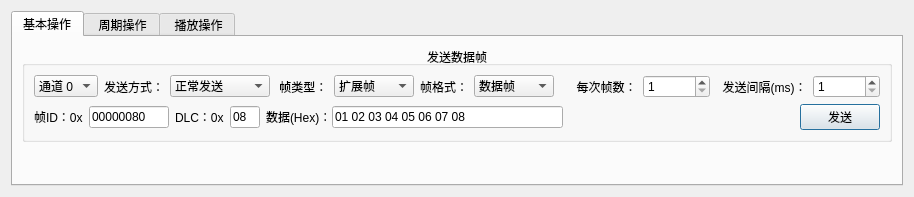
<?xml version="1.0" encoding="UTF-8"?>
<ui version="4.0">
 <class>CanOperateDialog</class>
 <widget class="QDialog" name="CanOperateDialog">
  <property name="geometry">
   <rect>
    <x>0</x>
    <y>0</y>
    <width>914</width>
    <height>197</height>
   </rect>
  </property>
  <property name="windowTitle">
   <string>CAN操作</string>
  </property>
  <layout class="QGridLayout" name="gridLayout">
   <item row="1" column="0">
    <widget class="QTabWidget" name="tabWidget">
     <property name="currentIndex">
      <number>0</number>
     </property>
     <widget class="QWidget" name="baseTab">
      <attribute name="title">
       <string>基本操作</string>
      </attribute>
      <layout class="QGridLayout" name="gridLayout_2">
       <item row="0" column="0">
        <widget class="QGroupBox" name="sendFrameGroupBox">
         <property name="title">
          <string>发送数据帧</string>
         </property>
         <property name="alignment">
          <set>Qt::AlignCenter</set>
         </property>
         <layout class="QVBoxLayout" name="verticalLayout_3">
          <item>
           <layout class="QHBoxLayout" name="horizontalLayout_7">
            <item>
             <widget class="QComboBox" name="chanelComboBox">
              <item>
               <property name="text">
                <string>通道 0</string>
               </property>
              </item>
              <item>
               <property name="text">
                <string>通道 1</string>
               </property>
              </item>
             </widget>
            </item>
            <item>
             <widget class="QLabel" name="sendTypeLabel">
              <property name="maximumSize">
               <size>
                <width>60</width>
                <height>16777215</height>
               </size>
              </property>
              <property name="text">
               <string>发送方式：</string>
              </property>
             </widget>
            </item>
            <item>
             <widget class="QComboBox" name="sendTypeComboBox">
              <property name="minimumSize">
               <size>
                <width>100</width>
                <height>0</height>
               </size>
              </property>
              <property name="maximumSize">
               <size>
                <width>100</width>
                <height>16777215</height>
               </size>
              </property>
              <item>
               <property name="text">
                <string>正常发送</string>
               </property>
              </item>
              <item>
               <property name="text">
                <string>单次发送</string>
               </property>
              </item>
              <item>
               <property name="text">
                <string>自发自收</string>
               </property>
              </item>
              <item>
               <property name="text">
                <string>单次自发自收</string>
               </property>
              </item>
             </widget>
            </item>
            <item>
             <widget class="QLabel" name="frameTypeLabel">
              <property name="text">
               <string> 帧类型：</string>
              </property>
             </widget>
            </item>
            <item>
             <widget class="QComboBox" name="frameTypeComboBox">
              <property name="minimumSize">
               <size>
                <width>80</width>
                <height>0</height>
               </size>
              </property>
              <property name="maximumSize">
               <size>
                <width>80</width>
                <height>16777215</height>
               </size>
              </property>
              <property name="currentIndex">
               <number>1</number>
              </property>
              <item>
               <property name="text">
                <string>标准帧</string>
               </property>
              </item>
              <item>
               <property name="text">
                <string>扩展帧</string>
               </property>
              </item>
             </widget>
            </item>
            <item>
             <widget class="QLabel" name="frameFormatLabel">
              <property name="text">
               <string>帧格式：</string>
              </property>
             </widget>
            </item>
            <item>
             <widget class="QComboBox" name="frameFormatComboBox">
              <property name="minimumSize">
               <size>
                <width>80</width>
                <height>0</height>
               </size>
              </property>
              <property name="maximumSize">
               <size>
                <width>80</width>
                <height>16777215</height>
               </size>
              </property>
              <item>
               <property name="text">
                <string>数据帧</string>
               </property>
              </item>
              <item>
               <property name="text">
                <string>远程帧</string>
               </property>
              </item>
             </widget>
            </item>
            <item>
             <spacer name="horizontalSpacer_3">
              <property name="orientation">
               <enum>Qt::Horizontal</enum>
              </property>
              <property name="sizeHint" stdset="0">
               <size>
                <width>40</width>
                <height>20</height>
               </size>
              </property>
             </spacer>
            </item>
            <item>
             <widget class="QLabel" name="eachFrameNumLabel">
              <property name="text">
               <string>  每次帧数：</string>
              </property>
             </widget>
            </item>
            <item>
             <widget class="QSpinBox" name="sendFrameNumSpinBox">
              <property name="minimum">
               <number>1</number>
              </property>
              <property name="maximum">
               <number>100000</number>
              </property>
              <property name="singleStep">
               <number>10</number>
              </property>
             </widget>
            </item>
            <item>
             <widget class="QLabel" name="sendIntervalMsLabel">
              <property name="text">
               <string>  发送间隔(ms)：</string>
              </property>
             </widget>
            </item>
            <item>
             <widget class="QSpinBox" name="sendIntervalMsSpinBox">
              <property name="minimum">
               <number>1</number>
              </property>
              <property name="maximum">
               <number>300000</number>
              </property>
              <property name="singleStep">
               <number>1000</number>
              </property>
             </widget>
            </item>
           </layout>
          </item>
          <item>
           <layout class="QHBoxLayout" name="horizontalLayout_8">
            <item>
             <widget class="QLabel" name="frameIDLabel">
              <property name="text">
               <string>帧ID：0x</string>
              </property>
             </widget>
            </item>
            <item>
             <widget class="QLineEdit" name="frameIDLineEdit">
              <property name="maximumSize">
               <size>
                <width>80</width>
                <height>16777215</height>
               </size>
              </property>
              <property name="text">
               <string>00000080</string>
              </property>
             </widget>
            </item>
            <item>
             <widget class="QLabel" name="DLCLabel">
              <property name="text">
               <string>DLC：0x</string>
              </property>
             </widget>
            </item>
            <item>
             <widget class="QLineEdit" name="DLCLineEdit">
              <property name="minimumSize">
               <size>
                <width>30</width>
                <height>0</height>
               </size>
              </property>
              <property name="maximumSize">
               <size>
                <width>30</width>
                <height>16777215</height>
               </size>
              </property>
              <property name="text">
               <string>08</string>
              </property>
             </widget>
            </item>
            <item>
             <widget class="QLabel" name="sendDataLabel">
              <property name="maximumSize">
               <size>
                <width>60</width>
                <height>16777215</height>
               </size>
              </property>
              <property name="text">
               <string>数据(Hex)：</string>
              </property>
             </widget>
            </item>
            <item>
             <widget class="QLineEdit" name="sendDataLineEdit">
              <property name="text">
               <string>01 02 03 04 05 06 07 08</string>
              </property>
             </widget>
            </item>
            <item>
             <spacer name="horizontalSpacer_2">
              <property name="orientation">
               <enum>Qt::Horizontal</enum>
              </property>
              <property name="sizeHint" stdset="0">
               <size>
                <width>40</width>
                <height>20</height>
               </size>
              </property>
             </spacer>
            </item>
            <item>
             <widget class="QPushButton" name="sendDataButton">
              <property name="text">
               <string>发送</string>
              </property>
             </widget>
            </item>
           </layout>
          </item>
         </layout>
        </widget>
       </item>
       <item row="1" column="0">
        <spacer name="verticalSpacer_2">
         <property name="orientation">
          <enum>Qt::Vertical</enum>
         </property>
         <property name="sizeHint" stdset="0">
          <size>
           <width>20</width>
           <height>40</height>
          </size>
         </property>
        </spacer>
       </item>
      </layout>
     </widget>
     <widget class="QWidget" name="periodTab">
      <attribute name="title">
       <string> 周期操作</string>
      </attribute>
      <layout class="QGridLayout" name="gridLayout_4">
       <item row="0" column="0">
        <widget class="QListWidget" name="periodListWidget"/>
       </item>
      </layout>
     </widget>
     <widget class="QWidget" name="playTab">
      <attribute name="title">
       <string> 播放操作</string>
      </attribute>
      <layout class="QGridLayout" name="gridLayout_3">
       <item row="0" column="0">
        <layout class="QHBoxLayout" name="horizontalLayout_6">
         <item>
          <widget class="QLabel" name="label_4">
           <property name="text">
            <string>类型：</string>
           </property>
          </widget>
         </item>
         <item>
          <widget class="QComboBox" name="playTypeComboBox">
           <property name="minimumSize">
            <size>
             <width>100</width>
             <height>0</height>
            </size>
           </property>
           <item>
            <property name="text">
             <string>顺序播放</string>
            </property>
           </item>
           <item>
            <property name="text">
             <string>时间播放</string>
            </property>
           </item>
           <item>
            <property name="text">
             <string>循环播放</string>
            </property>
           </item>
          </widget>
         </item>
         <item>
          <spacer name="horizontalSpacer">
           <property name="orientation">
            <enum>Qt::Horizontal</enum>
           </property>
           <property name="sizeHint" stdset="0">
            <size>
             <width>40</width>
             <height>20</height>
            </size>
           </property>
          </spacer>
         </item>
         <item>
          <widget class="QLabel" name="label">
           <property name="text">
            <string>每次帧数：</string>
           </property>
          </widget>
         </item>
         <item>
          <widget class="QSpinBox" name="frameNumSpinBox">
           <property name="minimum">
            <number>1</number>
           </property>
           <property name="maximum">
            <number>1000</number>
           </property>
           <property name="singleStep">
            <number>10</number>
           </property>
          </widget>
         </item>
         <item>
          <widget class="QLabel" name="label_2">
           <property name="text">
            <string> 每次发送时间间隔(ms)：</string>
           </property>
          </widget>
         </item>
         <item>
          <widget class="QSpinBox" name="timeIntervalSpinBox">
           <property name="minimum">
            <number>1</number>
           </property>
           <property name="maximum">
            <number>300000</number>
           </property>
           <property name="singleStep">
            <number>10</number>
           </property>
          </widget>
         </item>
        </layout>
       </item>
       <item row="1" column="0">
        <layout class="QHBoxLayout" name="horizontalLayout">
         <item>
          <widget class="QLabel" name="filenameLabel">
           <property name="text">
            <string>文件名：</string>
           </property>
          </widget>
         </item>
         <item>
          <widget class="QLineEdit" name="filepathLineEdit"/>
         </item>
         <item>
          <widget class="QProgressBar" name="filepathProgressBar">
           <property name="value">
            <number>24</number>
           </property>
          </widget>
         </item>
         <item>
          <widget class="QToolButton" name="openFileToolButton">
           <property name="text">
            <string>...</string>
           </property>
          </widget>
         </item>
         <item>
          <widget class="QPushButton" name="playButton">
           <property name="text">
            <string>播放</string>
           </property>
          </widget>
         </item>
        </layout>
       </item>
       <item row="2" column="0">
        <spacer name="verticalSpacer">
         <property name="orientation">
          <enum>Qt::Vertical</enum>
         </property>
         <property name="sizeHint" stdset="0">
          <size>
           <width>20</width>
           <height>40</height>
          </size>
         </property>
        </spacer>
       </item>
      </layout>
     </widget>
    </widget>
   </item>
  </layout>
 </widget>
 <resources/>
 <connections/>
</ui>
